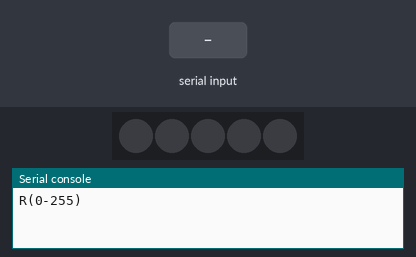
Simulated run of this program. Board: ESP32 board running MicroPython. On the bench: 5 RGB LEDs in strip order, left to right, the last lines printed to the serial console. Inputs (shaded band) come from the test bench.

Above: at 1.2 s.
1.3 s: "5" typed at the serial console, then Enter
2.8 s: "90" typed at the serial console, then Enter
4.3 s: "200" typed at the serial console, then Enter
At 4.31 s:
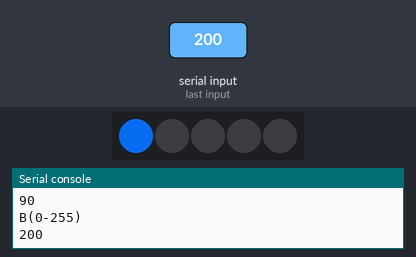
At 5.4 s:
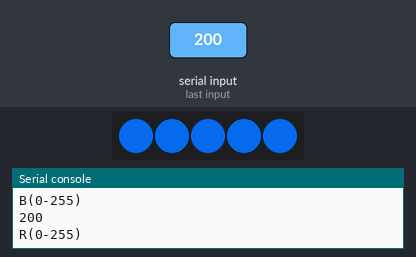
Timing chart, 0 to 7.3 s (numbered marks = the images above; inputs shaded):
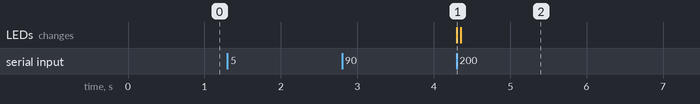

Measured:
- after the input at 4.3 s, the LEDs: change at once (image 1)

The program:

RGB________WS2812_.py
```python
#接线： WS-->(27)

#导入Pin模块
from machine import Pin
from neopixel import NeoPixel
import time
import random

#定义RGB控制对象
#控制引脚为16，RGB灯串联5个
pin=27
rgb_num=5
rgb_led=NeoPixel(Pin(pin,Pin.OUT),rgb_num)

#程序入口
if __name__=="__main__" :

    while True:
            a=int(input("R(0-255)"))
            b=int(input("G(0-255)"))
            c=int(input("B(0-255)"))
            for i in range(rgb_num):
                rgb_led[i]=(a, b, c)
                rgb_led.write()
                time.sleep_ms(10)
```
